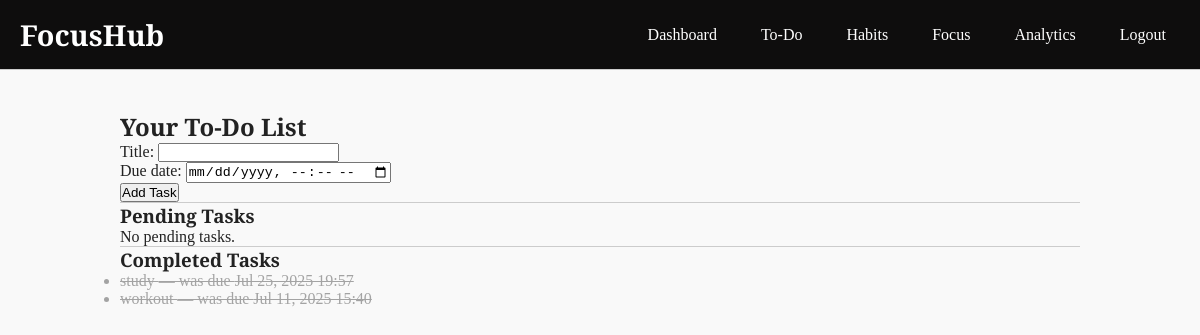
The app's page /todos/ (signed in), older data.
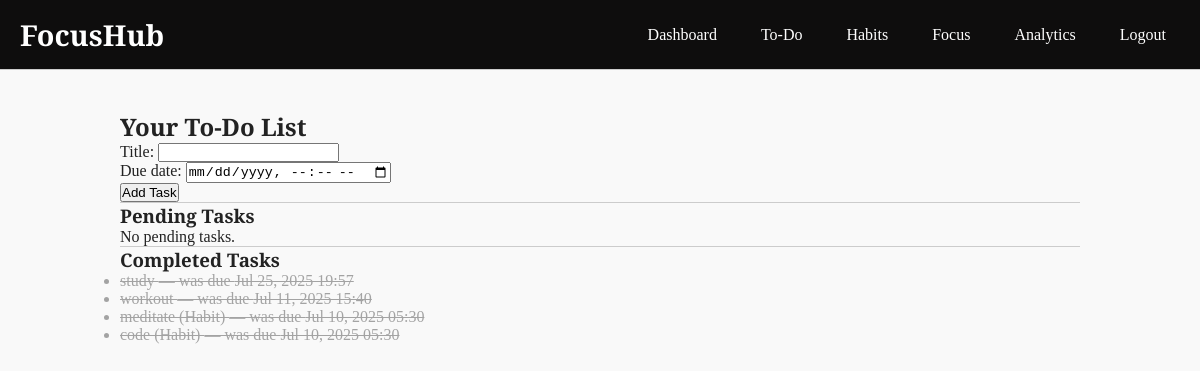
The same page, newer data.
### hub/models.py (models this page shows, shortened)
class Task(models.Model):
    user = models.ForeignKey(User, on_delete=models.CASCADE)
    title = models.CharField(max_length=255)
    is_done = models.BooleanField(default=False)
    due_date = models.DateTimeField(null=True, blank=True)
    created_at = models.DateTimeField(auto_now_add=True)
    from_habit = models.ForeignKey('Habit', null=True, blank=True, on_delete=models.SET_NULL)

### hub/utils.py (the view)
    def wrapper(request, *args, **kwargs):
        if request.user.is_authenticated:
            session = FocusSession.objects.filter(user=request.user, end_time__isnull=True).first()
            allowed_paths = ['/focus/', '/confirm_completion/', '/logout/']
            if session and request.path not in allowed_paths:
                return redirect('focus')
        return view_func(request, *args, **kwargs)

### hub/forms.py
class TaskForm(forms.ModelForm):
    class Meta:
        model = Task
        fields = ['title', 'due_date']
        widgets = {'due_date': forms.DateTimeInput(attrs={'type': 'datetime-local'})}

### hub/utils.py (called while the page is built)
def enforce_focus_lock(view_func):
    def wrapper(request, *args, **kwargs):
        if request.user.is_authenticated:
            session = FocusSession.objects.filter(user=request.user, end_time__isnull=True).first()
            allowed_paths = ['/focus/', '/confirm_completion/', '/logout/']
            if session and request.path not in allowed_paths:
                return redirect('focus')
        return view_func(request, *args, **kwargs)
    return wrapper

### templates/todos.html (shortened to what this page needs)
{% extends "base.html" %}
{% block content %}
<h2>Your To-Do List</h2>
<form method="post">
    {{ form.as_p }}
    <button type="submit">Add Task</button>
</form>
<hr>
<h3>Pending Tasks</h3>
{% if not grouped_tasks.today and not grouped_tasks.tomorrow and not grouped_tasks.upcoming and not grouped_tasks.later %}
    <p>No pending tasks.</p>
{% endif %}
<hr>
<h3>Completed Tasks</h3>
{% if completed_tasks %}
    <ul>
        {% for task in completed_tasks %}
            <li class="completed-task">
                {{ task.title }} — was due {{ task.due_date|date:"M d, Y H:i" }}
            </li>
        {% endfor %}
    </ul>
{% else %}
    <p>No completed tasks yet.</p>
{% endif %}
{% endblock %}

Row changes from the older to the newer data that the page shows:
added Task: title "meditate (Habit)", due_date "Jul 10, 2025 05:30"
added Task: title "code (Habit)", due_date "Jul 10, 2025 05:30"
